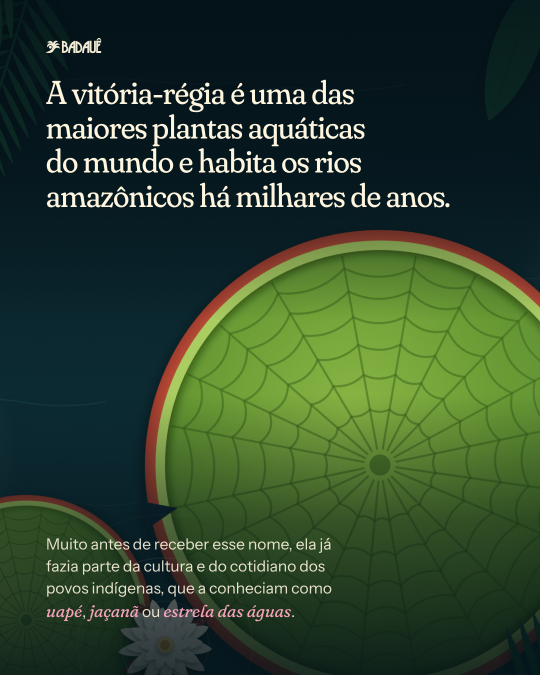
#> input picture Emi/badaue-teste-vitoria-regia/entrega/lamina-02.png, 1080 x 1350 px, given in place of raw2.jpg, which was not available (shown at 1/2 size)
$ python compor-fundo-slide5.py 1.0 5
#> lines starting #> are read from the running program, lines starting #| are printed output that depends on the picture; after the words box and inside, x2 and y2 are one past the last pixel; in counts of white or black regions, pixels touching at a corner belong together
import numpy as np, sys
from PIL import Image, ImageFilter
W='/tmp/claude-0/-home-user-dornizon-/50e34bb1-6fc8-52cf-89f6-3543fe6b8ad6/scratchpad/work/'
S=float(sys.argv[1]) if len(sys.argv)>1 else 1.35
X=int(sys.argv[2]) if len(sys.argv)>2 else 760
raw=np.asarray(Image.open(W+'raw2.jpg').convert('RGB')).astype(np.float32)
H,Wd=raw.shape[:2]  # 2700,2160
#> H = 1350; Wd = 1080
# --- background wall
from scipy.ndimage import gaussian_filter
reg=raw[0:1300,24:904]
row=np.concatenate([reg,reg[:,::-1],reg,reg[:,::-1]],axis=1)[:, :Wd]
wall=np.concatenate([row,row[::-1],row],axis=0)[:H]
low=np.stack([gaussian_filter(wall[...,c],90) for c in range(3)],-1)
hi=raw[0:1300,24:904]-np.stack([gaussian_filter(raw[0:1300,24:904,c],4) for c in range(3)],-1)
hr=np.concatenate([hi,hi[:,::-1],hi,hi[:,::-1]],axis=1); hit=np.concatenate([hr,hr[::-1],hr],axis=0)[:H,:Wd]
#> after `hr = np.concatenate([hi, hi[:, ::-1], hi, hi[:, ::-1]], axis=1)`:
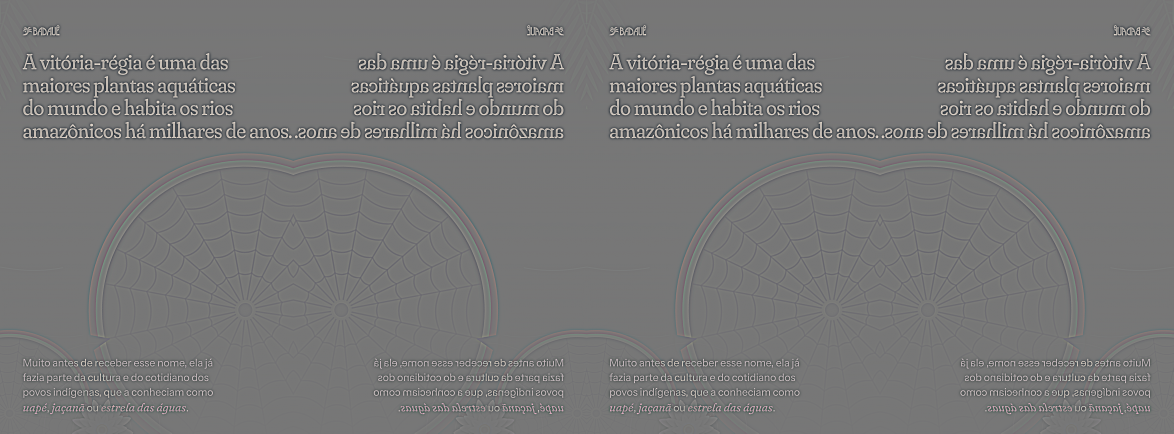
#> hr: shape (1300, 3520, 3) float32 (shown at 1/3 size); mean R, G, B 0, 0, 0; drawn with min black and max white
#> after `hit = np.concatenate([hr, hr[::-1], hr], axis=0)[:H, :Wd]`:
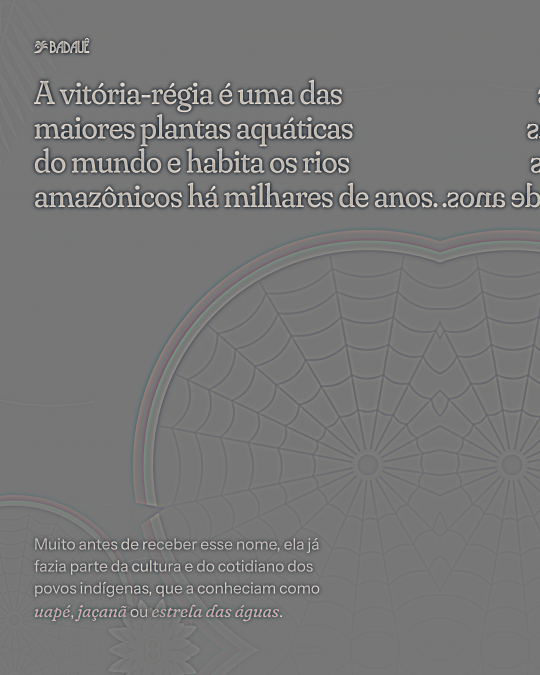
#> hit: shape (1350, 1080, 3) float32 (shown at 1/2 size); mean R, G, B 0, 0, 0; drawn with min black and max white
wall=low+hit*0.9
# keep original left strip (continuity with slide 4)
xs=np.arange(Wd)[None,:,None]
#> xs = 1080 values from 0 to 1079
m=np.clip((210-xs)/150,0,1)  # 1 = original
bg=raw*m+wall*(1-m)
# floor darkening / vignette
ys=np.arange(H)[:,None,None]/H
#> ys = 1350 values from 0 to 0.999
dark=np.clip((ys-0.62)/0.38,0,1)**1.3
#> dark = 1350 values from 0 to 0.997
shade=np.array([40,8,14],np.float32)
bg=bg*(1-0.75*dark)+shade*0.75*dark
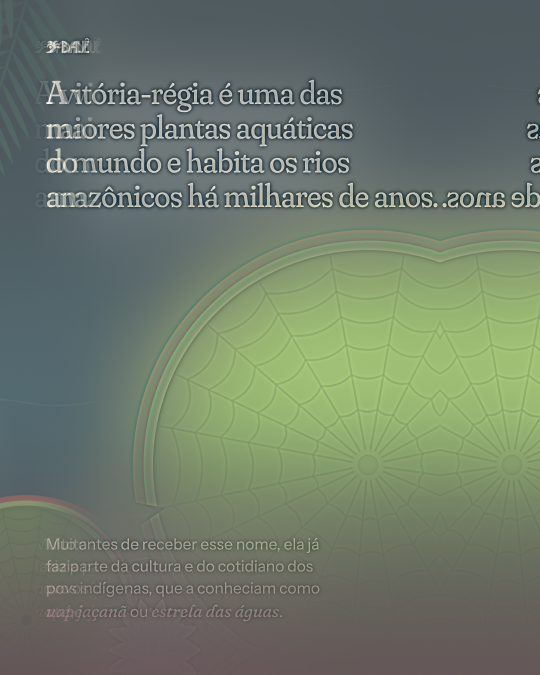
#> bg: shape (1350, 1080, 3) float64 (shown at 1/2 size); mean R, G, B 47.7, 64.2, 41.7; drawn with min black and max white
# --- subject
cut=Image.open(W+'pedro_cut.png').convert('RGBA')
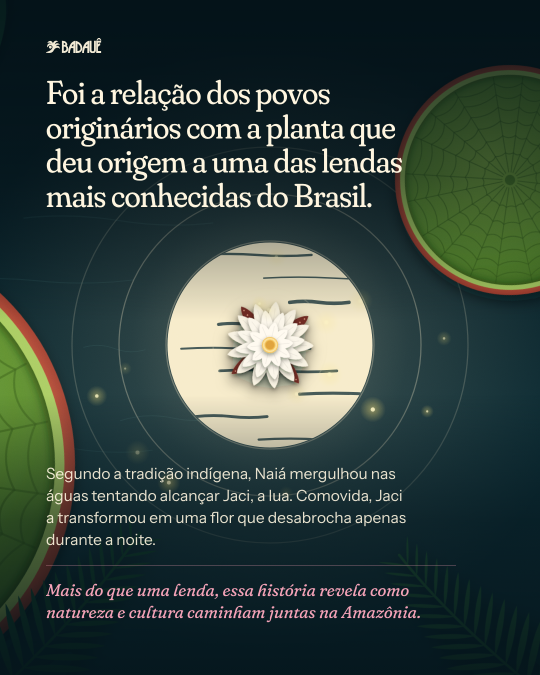
#> input picture Emi/badaue-teste-vitoria-regia/entrega/lamina-03.png, 1080 x 1350 px, given in place of pedro_cut.png, which was not available (shown at 1/2 size)
from scipy.ndimage import label
A0=np.asarray(cut)[...,3]; lab,n=label(A0>40); sizes=[(lab==i).sum() for i in range(1,n+1)]
#> after `A0 = np.asarray(cut)[..., 3]`: A0: shape (1350, 1080); every value is 255
#> after `lab, n = label(A0 > 40)`: lab: shape (1350, 1080) int32; every value is 1
#> after `lab, n = label(A0 > 40)`: n = 1
#> after `sizes = [(lab == i).sum() for i in range(1, n + 1)]`: sizes = [1458000]
keep=lab==(1+int(np.argmax(sizes)))
#> keep: shape (1350, 1080) bool; every value is 1
from scipy.ndimage import binary_dilation
keep=binary_dilation(keep,iterations=6)
arr=np.asarray(cut).copy(); arr[...,3]=(arr[...,3]*keep).astype(np.uint8); cut=Image.fromarray(arr)
cw,ch=cut.size
#> cw = 1080; ch = 1350
cut=cut.resize((int(cw*S),int(ch*S)),Image.LANCZOS)
p=np.asarray(cut).astype(np.float32)
rgb=p[...,:3]; a=p[...,3:]/255
#> after `a = p[..., 3:] / 255`: a: shape (1350, 1080, 1) float32; every value is 1
lum=(rgb@np.array([.299,.587,.114]))[...,None]/255
# grade: warm, red bounce in shadows, a bit more contrast
g=rgb.copy()
g=g*np.array([1.07,0.98,0.90])+np.array([6,0,-4])
red=g*np.array([1.0,0.62,0.64])
g=g*(1-(1-lum)*0.42)+red*((1-lum)*0.42)
g=(g-128)*1.06+128
# directional light: from left (window) warm, right side darker
xx=np.linspace(0,1,g.shape[1])[None,:,None]
#> xx = 1080 values from 0 to 1
g=g*(1.10-0.24*xx)
g=np.clip(g,0,255)
# place
ph,pw=g.shape[:2]
oy=H-ph+int(0.15*ph)  # push down a bit so legs crop out
ox=X
canvas=bg.copy()
# shadow on wall (right/up offset)
al=Image.fromarray((a[...,0]*255).astype(np.uint8))
sh=np.zeros((H,Wd),np.float32)
def paste(dst,src,ox,oy):
#> called with ox = 175, oy = 162
    y0,x0=max(oy,0),max(ox,0); y1,x1=min(oy+src.shape[0],H),min(ox+src.shape[1],Wd)
    return (slice(y0,y1),slice(x0,x1)),(slice(y0-oy,y1-oy),slice(x0-ox,x1-ox))
shb=np.asarray(al.filter(ImageFilter.GaussianBlur(40))).astype(np.float32)/255
d,s=paste(sh,shb,ox+170,oy-40); sh[d]=shb[s]
#> after `d, s = paste(sh, shb, ox + 170, oy - 40)`: sh: shape (1350, 1080) float32; every value is 0
#> after `sh[d] = shb[s]`:
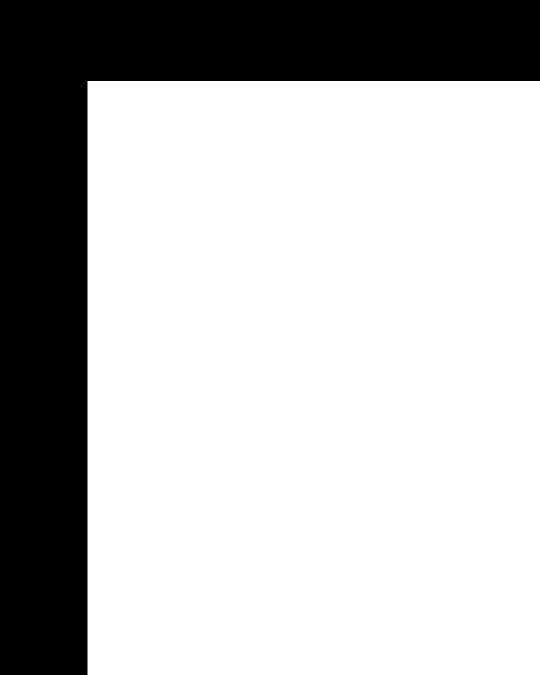
#> sh: shape (1350, 1080) float32 (shown at 1/2 size); values 0 (black) and 1 (white), 73.7% white; 1 black region, box (x1, y1, x2, y2) and area: (0, 0, 1080, 1350) 382860
canvas=canvas*(1-0.45*sh[...,None])
d,s=paste(canvas,g,ox,oy)
A=a[s]; canvas[d]=canvas[d]*(1-A)+g[s]*A
#> after `A = a[s]`: A: shape (1148, 1075, 1) float32; every value is 1
#> after `canvas[d] = canvas[d] * (1 - A) + g[s] * A`:
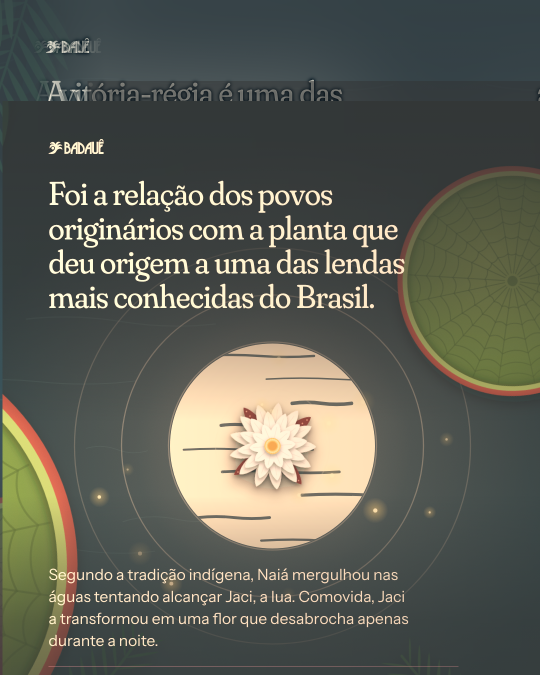
#> canvas: shape (1350, 1080, 3) float64 (shown at 1/2 size); mean R, G, B 53.4, 55.7, 43.5; drawn with min black and max white
# grain to match other slides
rng=np.random.default_rng(1)
canvas+=rng.normal(0,4.5,canvas.shape[:2])[...,None]
out=Image.fromarray(np.clip(canvas,0,255).astype(np.uint8))
out.save(W+'fundo_novo.jpg',quality=93)
out.resize((540,675)).save(W+'fundo_small.jpg')
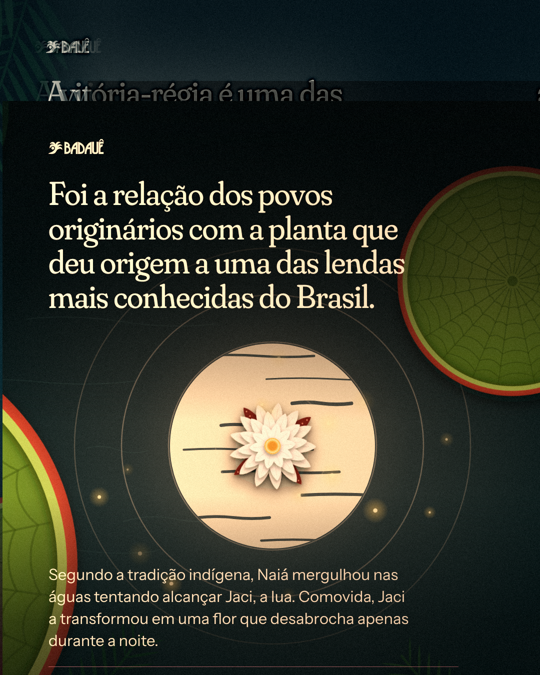
#> saved as fundo_small.jpg: PIL image 540x675 RGB; mean R, G, B 53, 55.2, 43
